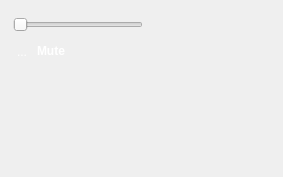
<?xml version="1.0" encoding="UTF-8"?>
<ui version="4.0">
 <class>Dialog</class>
 <widget class="QDialog" name="Dialog">
  <property name="geometry">
   <rect>
    <x>0</x>
    <y>0</y>
    <width>283</width>
    <height>177</height>
   </rect>
  </property>
  <property name="windowTitle">
   <string>Dialog</string>
  </property>
  <property name="styleSheet">
   <string notr="true">.QDialog{ border:0;}</string>
  </property>
  <widget class="QWidget" name="widget" native="true">
   <property name="geometry">
    <rect>
     <x>0</x>
     <y>0</y>
     <width>152</width>
     <height>68</height>
    </rect>
   </property>
   <property name="styleSheet">
    <string notr="true">.QWidget{background-image: url(:/volume/volume/combined-shape.png);}</string>
   </property>
   <widget class="QSlider" name="slider">
    <property name="geometry">
     <rect>
      <x>13</x>
      <y>14</y>
      <width>130</width>
      <height>22</height>
     </rect>
    </property>
    <property name="orientation">
     <enum>Qt::Horizontal</enum>
    </property>
   </widget>
   <widget class="QToolButton" name="mute">
    <property name="geometry">
     <rect>
      <x>11</x>
      <y>41</y>
      <width>22</width>
      <height>22</height>
     </rect>
    </property>
    <property name="styleSheet">
     <string notr="true">QToolButton{background-color: transparent; border:0; color :white}</string>
    </property>
    <property name="text">
     <string>...</string>
    </property>
    <property name="icon">
     <iconset>
      <activeoff>:/volume/volume/checkboxes-filled-inactive@2x.png</activeoff>
      <activeon>:/volume/volume/checkboxes-filled-active_1@2x.png</activeon>
     </iconset>
    </property>
    <property name="checkable">
     <bool>true</bool>
    </property>
   </widget>
   <widget class="QLabel" name="label">
    <property name="geometry">
     <rect>
      <x>37</x>
      <y>40</y>
      <width>60</width>
      <height>22</height>
     </rect>
    </property>
    <property name="font">
     <font>
      <weight>75</weight>
      <bold>true</bold>
     </font>
    </property>
    <property name="styleSheet">
     <string notr="true">QLabel{background-color: transparent; border:0; color :white}</string>
    </property>
    <property name="text">
     <string>Mute</string>
    </property>
   </widget>
  </widget>
 </widget>
 <resources>
  <include location="../title.qrc"/>
 </resources>
 <connections/>
</ui>
